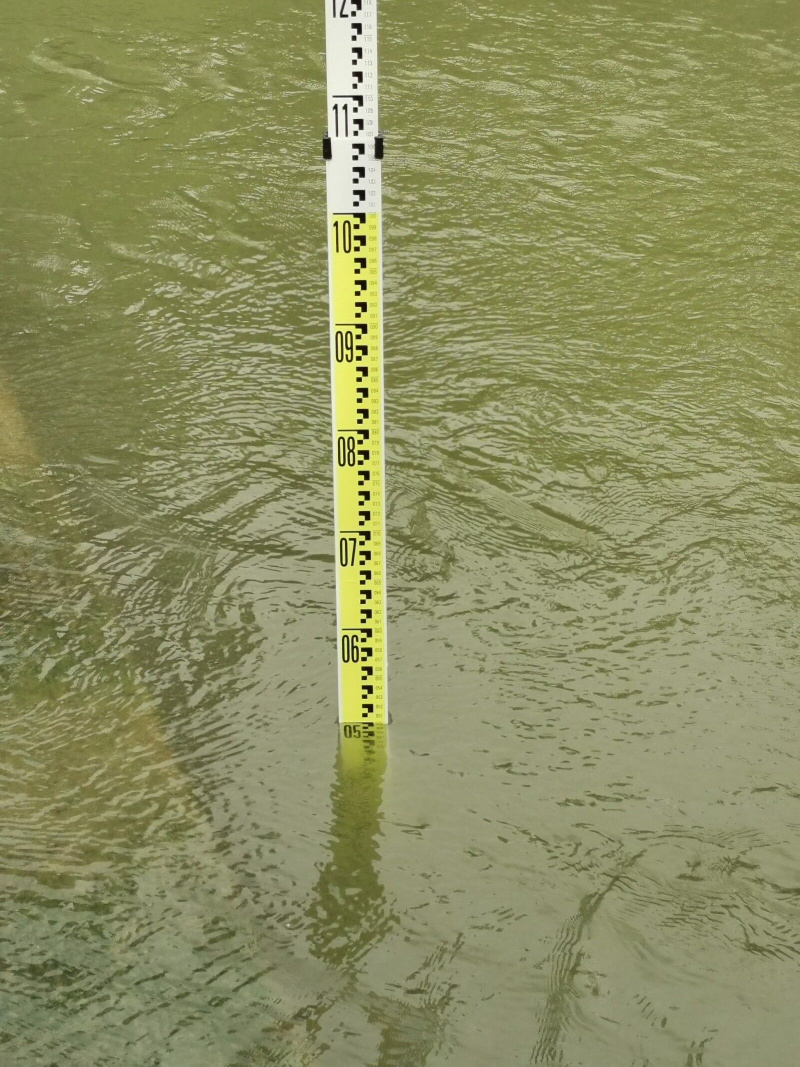
#> input picture water4.jpg, 1600 x 2133 px (shown at 1/2 size)
$ python intersection2.py   (older library calls are emulated)
#> lines starting #> are read from the running program, lines starting #| are printed output that depends on the picture; after the words box and inside, x2 and y2 are one past the last pixel; in counts of white or black regions, pixels touching at a corner belong together; long printed decimals are rounded
import cv2
import numpy as np
import matplotlib.pyplot as plt
import pylab


def cleanlines(lines):
    # 清除重复的线条

    """for lineindex, line in enumerate(lines):
        if line[0]<0:
            lines[lineindex][0] = -line[0]  # rho
            lines[lineindex][1] = line[1]-np.pi  # theta
    newlines = lines
    l_lines = len(lines)
    i = 0
    while i < l_lines:
        flag = 0
        j = i+1
        while j < l_lines:
            flag = 0
            # rho和theta值比较相似或者在一定的范围内的线条归结为一条线(5度以内)
            if (abs(lines[i][1]-lines[j][1])<0.10):
                flag = 1
                lines.pop(j)
                l_lines -= 1
                #print('lines[i]={},lines[j]={},flag={}'.format(lines[i],lines[j],flag))
            j += 1
        newlines = lines
        i += 1
    return newlines"""
    for lineindex, line in enumerate(lines):
        if line[0] < 0:
            lines[lineindex][0] = -line[0]
            lines[lineindex][1] = line[1] - np.pi
    newlines = []
    #newlines.append(lines.pop(6))
    for line in lines:
        flag = 0
        for newline in newlines:
            if ((abs(line[0] - newline[0]) < 10) & (abs(line[1] - newline[1]) < 0.2)):
                flag = 1
        if (flag == 0):
            newlines.append(line)
    return newlines


def IntersectionPoints(lines):
    #求出交点
    points = []
    horLine = []    # 横线
    verLine = []    # 竖线
    horLine_max = []

    for line in lines:
        if((line[1]>(0-0.1))&(line[1]<(0+0.1))):
            horLine_max.append(line)
        else:   #if((line[1] < (np.pi / 4.)) or (line[1] > (3. * np.pi / 4.0))):
            verLine.append(line)


    a = np.array(horLine_max)
    a = a[np.lexsort(-a.T)]
    horLine = [a[0]]    # 取rho最大的horline

    lines_temp = verLine
    newlines = []
    if len(lines_temp) > 3:  # 多于三条直线的，取 rho 值最大的三条
        for i in range(3):
            newlines.append(lines_temp[np.argmax(lines_temp, axis=0)[0]])
            lines_temp.pop(np.argmax(lines_temp, axis=0)[0])  # 删除 rho 最大的直线
        verLine  = newlines
    else:
        verLine = lines_temp

    print('horLine_max=', horLine_max)
    print('horLine=', horLine)
    print('verLine=', verLine)
    for l1 in horLine:
        for l2 in verLine:
            a = np.array([
                [np.cos(l1[1]), np.sin(l1[1])],
                [np.cos(l2[1]), np.sin(l2[1])]
            ])
            b = np.array([l1[0],l2[0]])
            points.append(np.linalg.solve(a, b))
        return points
    #else:
        #print("the number of lines error")


img = cv2.imread("water4.jpg")
#> img is the input picture: shape (2133, 1600, 3); mean B, G, R 96.8, 143.1, 140.4
width = 400
high = int(img.shape[0]*width/img.shape[1])
#> high = 533
image = cv2.resize(img, (width, high))
imgBlur = cv2.GaussianBlur(image, (9, 9), 0)
gray = cv2.cvtColor(imgBlur, cv2.COLOR_BGR2GRAY)   #灰度化处理
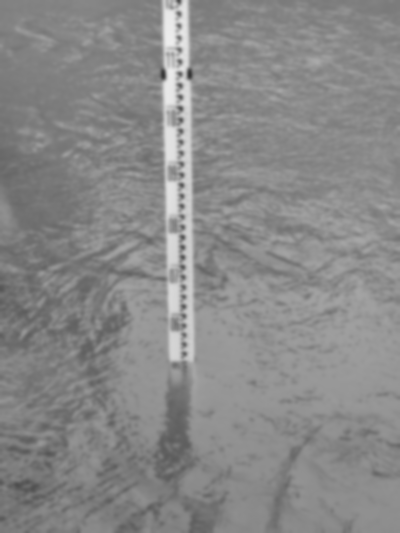
#> gray: shape (533, 400); min 55, max 237, mean 136.9
Blur =gray.astype("uint8")

x = cv2.Sobel(gray, cv2.CV_16S, 1, 0)
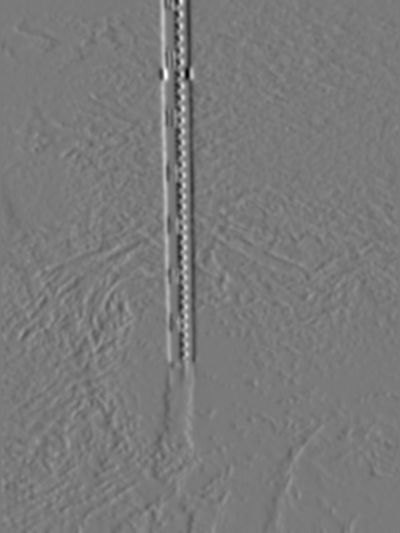
#> x: shape (533, 400) int16; min -318, max 344, mean 0.4; drawn with min black and max white
y = cv2.Sobel(gray, cv2.CV_16S, 0, 1)
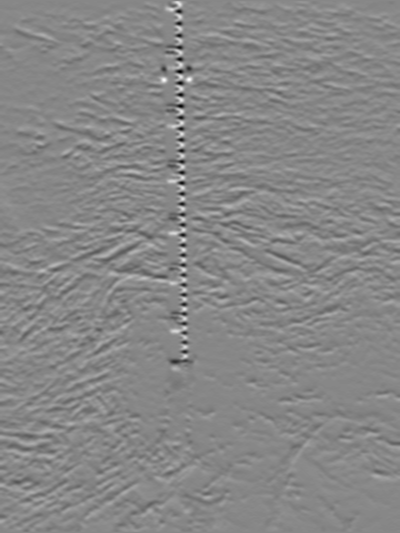
#> y: shape (533, 400) int16; min -263, max 232, mean 0; drawn with min black and max white

absX = cv2.convertScaleAbs(x)       # 转回uint8
absY = cv2.convertScaleAbs(y)

dst = cv2.addWeighted(absX, 0.5, absY, 0.5, 0)

ret,dst2 = cv2.threshold(absX,0,255,cv2.THRESH_BINARY+cv2.THRESH_OTSU)
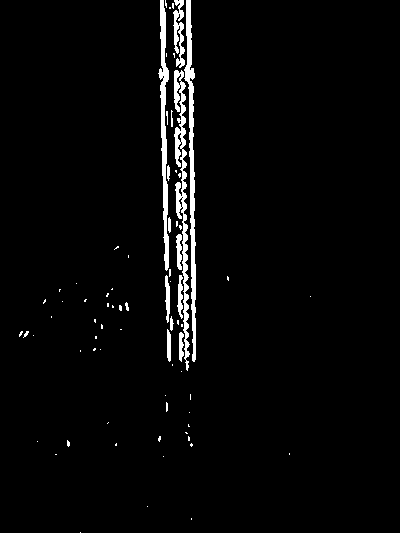
#> dst2: shape (533, 400); 3% white; 74 white regions (60 under 20 px), largest, box (x1, y1, x2, y2) and area: (174, 70, 190, 371) 1677, (184, 0, 196, 362) 1655, (158, 0, 169, 271) 1299
#> ret = 61
cv2.imshow("dst2",dst2)

ret,dst3 = cv2.threshold(Blur,0,255,cv2.THRESH_BINARY+cv2.THRESH_OTSU)
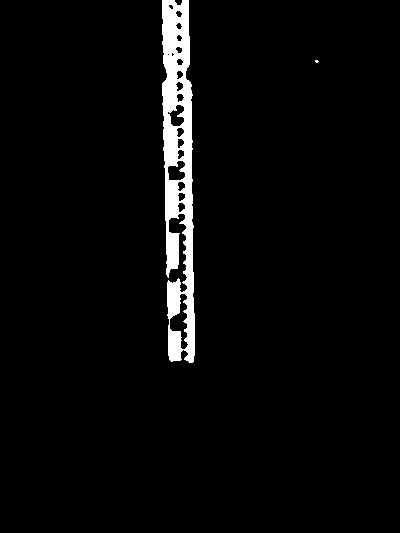
#> dst3: shape (533, 400); 3.6% white; 2 white regions (1 under 20 px), largest, box (x1, y1, x2, y2) and area: (162, 0, 195, 363) 7651
#> ret = 167
cv2.imshow("dst3",dst3)

kernel1 = cv2.getStructuringElement(cv2.MORPH_RECT, (20, 14))  # 腐蚀矩阵
iFushi = cv2.morphologyEx(dst3, cv2.MORPH_DILATE, kernel1)  # 对文字腐蚀运算
#> iFushi: shape (533, 400); 8.3% white; 2 white regions, box (x1, y1, x2, y2) and area: (153, 0, 205, 370) 17350, (306, 54, 329, 70) 365
cv2.imshow("iFushi",iFushi)


kernel2 = cv2.getStructuringElement(cv2.MORPH_RECT, (20, 30))  # 膨胀矩阵
iPengzhang = cv2.morphologyEx(iFushi, cv2.MORPH_ERODE, kernel2)  # 对背景进行膨胀运算
#> iPengzhang: shape (533, 400); 4.5% white; 1 white region, box (x1, y1, x2, y2) and area: (163, 0, 196, 356) 9598
cv2.imshow("iPengzhang",iPengzhang)

'''# 背景图和二分图相减-->得到文字
jian = np.abs(iPengzhang - dst2)
#cv2.imshow("jian", jian)
kernel3 = cv2.getStructuringElement(cv2.MORPH_RECT, (3, 6))  # 膨胀
iWenzi = cv2.morphologyEx(jian, cv2.MORPH_DILATE, kernel3)  # 对文字进行膨胀运算
#cv2.imshow('wenzi', iWenzi)'''

edges = cv2.Canny(iPengzhang, 50, 100, apertureSize=3)
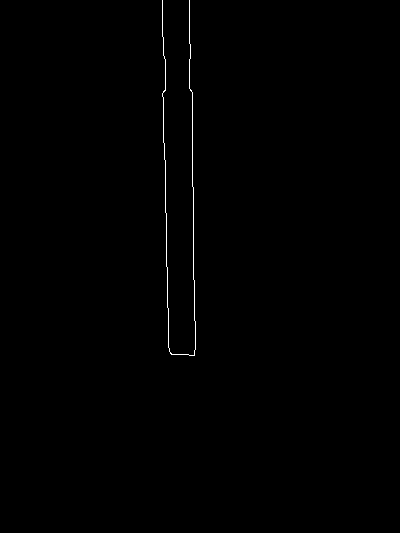
#> edges: shape (533, 400); 0.35% white in thin lines or dots, all inside (x1, y1, x2, y2) = (162, 0, 196, 356)
cv2.imshow("edges_after", edges)

minLineLength = 10
maxLineGap = 5
# ρ表示从原点到直线的垂直距离，θ表示直线的垂线与横轴顺时针方向的夹角
lines = cv2.HoughLines(edges, 1, np.pi/180, 20)  # 返回（ρ，θ）,ρ的单位是像素，θ是弧度，三轴矩阵
#> lines = 64 rows, first 8: [-189, 3.12], [-162, 3.12], [192, 0], [165, 0], [-158, 3.11], [189, 0], [-186, 3.11], [163, 0]
lines = [line[0] for line in lines.tolist()]  # 转成 list
#> lines = 64 pairs, first value -189 to 344, second value 0 to 3.12
lines = cleanlines(lines)
#> the loop in cleanlines, `for lineindex, line in enumerate(lines):` made 64 passes
#> line on passes 1 to 12: [-189, 3.12], [-162, 3.12], [192, 0], [165, 0], [-158, 3.11], [189, 0], [-186, 3.11], [163, 0], [197, 0.0175], [-183, 3.11], [-156, 3.09], [194, 0.0175]
#> after the loop in cleanlines, `for lineindex, line in enumerate(lines):`: lines = 64 pairs, first value 140 to 344, second value -0.157 to 1.62
#> the loop in cleanlines, `for line in lines:` made 64 passes
#> line on passes 1 to 12: [189, -0.0175], [162, -0.0175], [192, 0], [165, 0], [158, -0.0349], [189, 0], [186, -0.0349], [163, 0], [197, 0.0175], [183, -0.0349], [156, -0.0524], [194, 0.0175]
#> after the loop in cleanlines, `for line in lines:`: newlines = [[189, -0.0175], [162, -0.0175], [172, 0.0175], [151, -0.0524], [199, 0.0175], [212, 0.0524], [140, -0.0873], [344, 1.62]]
#> lines has the same summary as newlines in cleanlines
points = IntersectionPoints(lines)  # 找到交点，求平均值
#> the loop in IntersectionPoints, `for line in lines:` made 8 passes
#> after the loop in IntersectionPoints, `for line in lines:`: horLine_max = [[189, -0.0175], [162, -0.0175], [172, 0.0175], [151, -0.0524], [199, 0.0175], [212, 0.0524], [140, -0.0873]]; verLine = [[344, 1.62]]
#> in IntersectionPoints, `a = np.array(horLine_max)`: a has the same summary as horLine_max
#> in IntersectionPoints, `a = a[np.lexsort(-a.T)]`: a = [[212, 0.0524], [199, 0.0175], [172, 0.0175], [189, -0.0175], [162, -0.0175], [151, -0.0524], [140, -0.0873]]
#> in IntersectionPoints, `horLine = [a[0]]`: horLine = [[212, 0.0524]]
#> in IntersectionPoints, `lines_temp = verLine`: lines_temp = [[344, 1.62]]
#| horLine_max= [[189.0, -0.01745], [162.0, -0.01745], [172.0, 0.01745], [151.0, -0.05236], [199.0, 0.01745], [212.0, 0.05236], [140.0, -0.08727]]
#| horLine= [array([2.1200000e+02, 5.2359879e-02])]
#| verLine= [[344.0, 1.623]]
#> the loop in IntersectionPoints, `for l1 in horLine:` made 1 pass
#> after the loop in IntersectionPoints, `for l1 in horLine:`: points = [[193.7, 354.6]]
#> points = [[193.7, 354.6]]
print('points=',points)
#| points= [array([193.706, 354.624 ])]

for line in lines:
     rho, theta = line
     print("rho,theta=", rho, theta)
     a = np.cos(theta)
     b = np.sin(theta)
     x0 = a*rho
     y0 = b*rho
     x1 = int(x0 + 2000*(-b))
     y1 = int(y0 + 2000*(a))
     x2 = int(x0 - 2000*(-b))
     y2 = int(y0 - 2000*(a))
     #print((x1,y1),(x2,y2))
     cv2.line(edges,(x1, y1), (x2, y2), (255, 0, 0), 1) #green，画出霍夫变换检测出来的直线
#> this loop made 8 passes
#> (rho, theta, a, b, x0, y0, x1, y1) on passes 1 to 8: (189, -0.0175, 1, -0.0175, 189, -3.3, 223, 1996), (162, -0.0175, 1, -0.0175, 162, -2.83, 196, 1996), (172, 0.0175, 1, 0.0175, 172, 3, 137, 2002), (151, -0.0524, 0.999, -0.0523, 150.8, -7.9, 255, 1989), (199, 0.0175, 1, 0.0175, 199, 3.47, 164, 2003), (212, 0.0524, 0.999, 0.0523, 211.7, 11.1, 107, 2008), (140, -0.0873, 0.996, -0.0872, 139.5, -12.2, 313, 1980), (344, 1.62, -0.0523, 0.999, -18, 343.5, -2015, 238)
#| rho,theta= 189.0 -0.01745
#| rho,theta= 162.0 -0.01745
#| rho,theta= 172.0 0.01745
#| rho,theta= 151.0 -0.05236
#| rho,theta= 199.0 0.01745
#| rho,theta= 212.0 0.05236
#| rho,theta= 140.0 -0.08727
#| rho,theta= 344.0 1.623
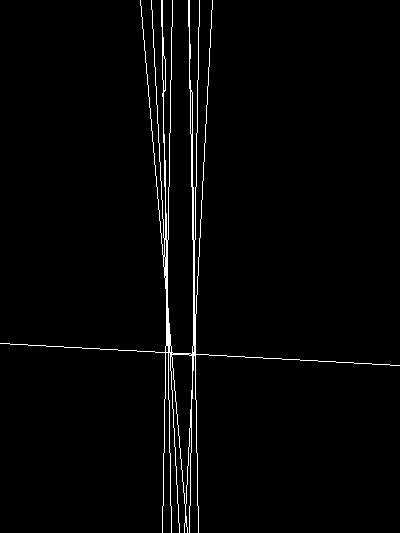
#> edges: shape (533, 400); 2.1% white in thin lines or dots

'''for line in lines:
    rho, theta = line
    print("rho,theta=", rho, theta)
    if (theta < (np.pi / 4.)) or (theta > (3. * np.pi / 4.0)):  # 垂直直线
        pt1 = (int(rho / np.cos(theta)), 0)  # 该直线与第一行的交点
        # 该直线与最后一行的焦点
        pt2 = (int((rho - edges.shape[0] * np.sin(theta)) / np.cos(theta)), edges.shape[0])
        cv2.line(edges, pt1, pt2, (255), 2)  # 绘制一条白线
    else:  # 水平直线
        pt1 = (0, int(rho / np.sin(theta)))  # 该直线与第一列的交点
        # 该直线与最后一列的交点
        pt2 = (edges.shape[1], int((rho - edges.shape[1] * np.cos(theta)) / np.sin(theta)))
        cv2.line(edges, pt1, pt2, (255), 2)  # 绘制一条直线'''

# [11 lines of commented-out code are left out]


midx = np.mean([point[0] for point in points])
#> midx = 193.7
midy = np.mean([point[1] for point in points])
#> midy = 354.6
print('midx={},midy={}'.format(midx, midy))
#| midx=193.706,midy=354.624
cv2.circle(edges, (int(midx), int(midy)), 3, (255,0,0))  # blue
#> edges: shape (533, 400); 2.1% white in thin lines or dots

plt.figure()
plt.imshow(edges)
plt.show()
